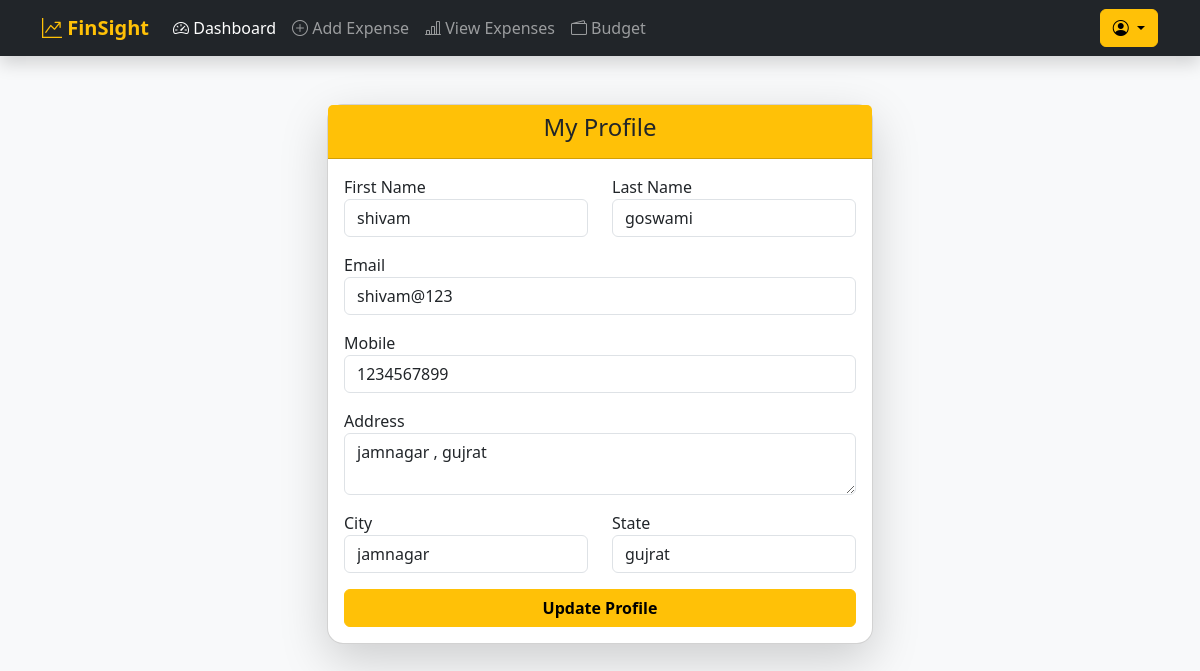
Page /webb/profile/ (signed in) on the committed database.
### web/models.py (models this page shows, shortened)
class user(models.Model):
    fname = models.CharField(max_length=30)
    lname = models.CharField(max_length=30)
    email = models.CharField(max_length=50)
    mobile = models.CharField(max_length=10)
    password = models.CharField(max_length=16)
    address = models.TextField(max_length=100)
    city = models.CharField(max_length=100)
    state = models.CharField(max_length=100)

### web/views.py (the view, shortened to what this page needs)
# urls.py: path('profile/', profile, name='profile'),
def profile(request):
    uid = request.session.get('user_id')
    if not uid:
        return redirect('login')
    usr = user.objects.get(id=uid)
    return render(request, 'profile.html', {'user': usr})

### web/templates/profile.html (shortened to what this page needs)
<!DOCTYPE html>
<html>
<head>
    <link href="https://cdn.jsdelivr.net/npm/bootstrap@5.3.2/dist/css/bootstrap.min.css" rel="stylesheet">
</head>
<body class="bg-light">
{% include "navbar.html" %}
<div class="container mt-5">
    <div class="row justify-content-center">
        <div class="col-md-6">
            <div class="card shadow-lg rounded-4">
                <div class="card-header bg-warning text-dark text-center">
                    <h4>My Profile</h4>
                </div>
                <div class="card-body">
                    <form method="POST">
                        <div class="row">
                            <div class="col-md-6 mb-3">
                                <label>First Name</label>
                                <input type="text" name="txtfname" class="form-control"
                                       value="{{ user.fname }}" required>
                            </div>
                            <div class="col-md-6 mb-3">
                                <label>Last Name</label>
                                <input type="text" name="txtlname" class="form-control"
                                       value="{{ user.lname }}" required>
                            </div>
                        </div>
                        <div class="mb-3">
                            <label>Email</label>
                            <input type="email" name="txtemail" class="form-control"
                                   value="{{ user.email }}" required>
                        </div>
                        <div class="mb-3">
                            <label>Mobile</label>
                            <input type="text" name="txtmobile" class="form-control"
                                   value="{{ user.mobile }}" required>
                        </div>
                        <div class="mb-3">
                            <label>Address</label>
                            <textarea name="txtaddress" class="form-control"
                                      rows="2">{{ user.address }}</textarea>
                        </div>
                        <div class="row">
                            <div class="col-md-6 mb-3">
                                <label>City</label>
                                <input type="text" name="txtcity" class="form-control"
                                       value="{{ user.city }}">
                            </div>
                            <div class="col-md-6 mb-3">
                                <label>State</label>
                                <input type="text" name="txtstate" class="form-control"
                                       value="{{ user.state }}">
                            </div>
                        </div>
                        <div class="d-grid">
                            <button type="submit" class="btn btn-warning fw-semibold">
                                Update Profile
                            </button>
                        </div>
                    </form>
                </div>
            </div>
        </div>
    </div>
</div>
</body>
</html>

### rows in the picture
user: txtfname "shivam", txtlname "goswami", txtemail "shivam@123", txtmobile "1234567899", txtaddress "jamnagar , gujrat", txtcity "jamnagar", txtstate "gujrat"
